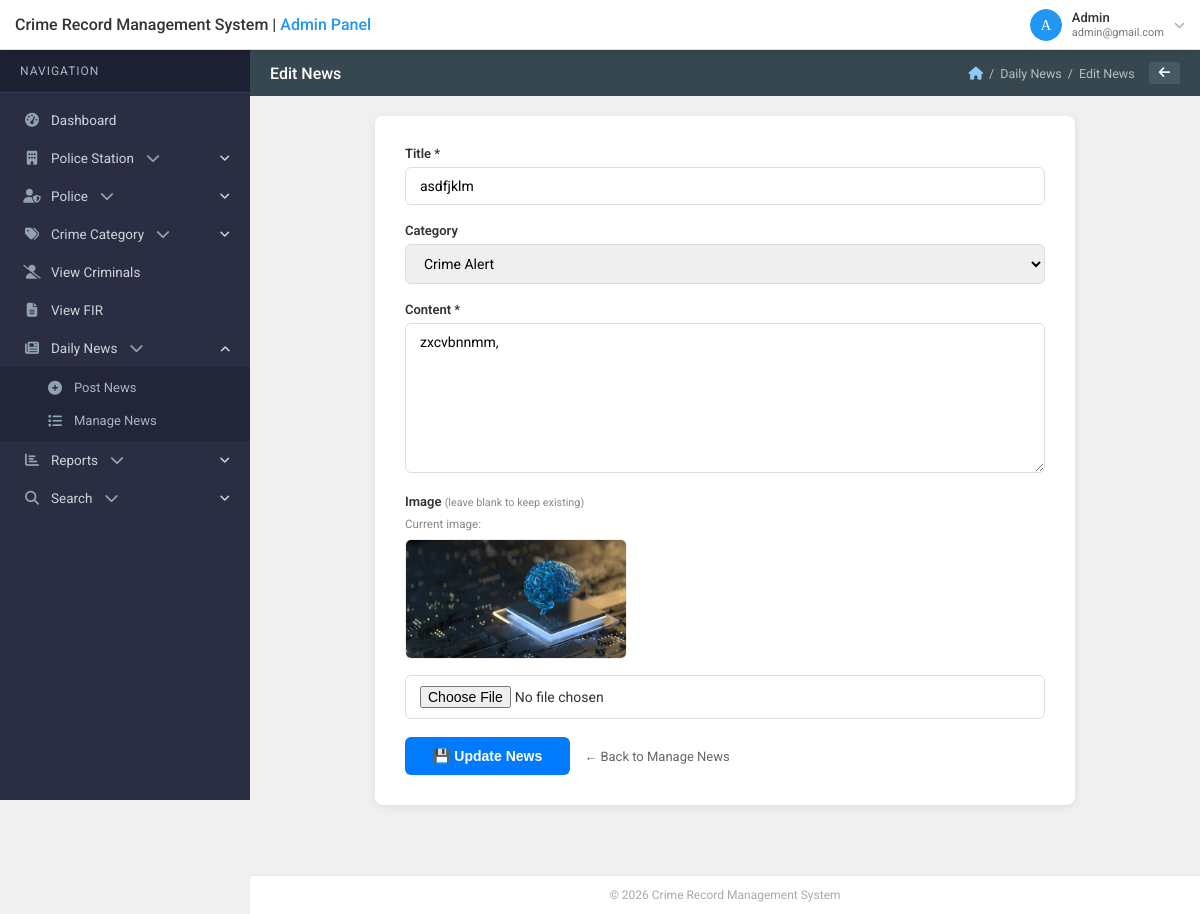
The app's page /reports/admin/edit_news.php?id=6 (signed in) with its own data.
### tables this page shows
CREATE TABLE `news` (
  `id` int(11) NOT NULL,
  `title` varchar(255) NOT NULL,
  `content` text NOT NULL,
  `image` varchar(255) DEFAULT NULL,
  `category` enum('General','Crime Alert','Missing Person','Notice','Update') DEFAULT 'General',
  `posted_by` int(11) NOT NULL,
  `posted_by_role` enum('admin','police') NOT NULL,
  `posted_by_name` varchar(100) NOT NULL,
  `station_id` int(11) DEFAULT NULL,
  `is_active` tinyint(1) DEFAULT 1,
  `created_at` datetime DEFAULT current_timestamp(),
  `updated_at` datetime DEFAULT current_timestamp() ON UPDATE current_timestamp()
);

### reports/admin/edit_news.php (the view, shortened to what this page needs)
<?php
require_once '../includes/config.php';
$id = (int)($_GET['id'] ?? 0);
$news = mysqli_fetch_assoc(mysqli_query($con, "SELECT * FROM news WHERE id=$id"));
include '../includes/admin-header.php';
?>
<div class="news-form-card">
    <form method="POST" enctype="multipart/form-data">
        <div class="form-group">
            <label>Title *</label>
            <input type="text" name="title"
                   value="<?= htmlspecialchars($news['title']) ?>"
                   required maxlength="255">
        </div>
        <div class="form-group">
            <label>Category</label>
            <select name="category">
                <?php foreach (['General','Crime Alert','Missing Person','Notice','Update'] as $cat): ?>
                    <option value="<?= $cat ?>" <?= $news['category'] === $cat ? 'selected' : '' ?>>
                        <?= $cat ?>
                    </option>
                <?php endforeach; ?>
            </select>
        </div>
        <div class="form-group">
            <label>Content *</label>
            <textarea name="content" required><?= htmlspecialchars($news['content']) ?></textarea>
        </div>
        <div class="form-group">
            <label>Image <small style="font-weight:400;color:#888;">(leave blank to keep existing)</small></label>
            <?php if ($news['image']): ?>
                <div class="current-img">
                    <small style="color:#888;">Current image:</small>
                    <img src="../uploads/news/<?= htmlspecialchars($news['image']) ?>" alt="Current image">
                </div>
                <br>
            <?php endif; ?>
            <input type="file" name="image" accept="image/*">
        </div>
        <button type="submit" class="btn-update">💾 Update News</button>
        <a href="manage_news.php" style="color:#666; font-size:13px;">← Back to Manage News</a>
    </form>
</div>
<?php include '../includes/admin-footer.php'; ?>

### reports/css/style.css (style rules this page uses)
* { box-sizing:border-box; margin:0; padding:0; }
body { font-family:'Roboto',sans-serif; font-size:14px; background:#f0f0f0; color:#333; }
a { text-decoration:none; color:inherit; }
.form-group { margin-bottom:16px; }

### reports/admin/edit_news.php (style rules this page uses)
.news-form-card { background: #fff; border-radius: 8px; padding: 30px; box-shadow: 0 2px 8px rgba(0,0,0,0.08); max-width: 700px; margin: 0 auto 30px; }
.form-group { margin-bottom: 18px; }
.form-group label { display: block; font-weight: 600; margin-bottom: 6px; color: #333; font-size: 13px; }
.form-group input, .form-group select, .form-group textarea { width: 100%; padding: 10px 14px; border: 1px solid #ddd; border-radius: 6px; font-size: 14px; box-sizing: border-box; font-family: inherit; }
.form-group textarea { height: 150px; resize: vertical; }
.btn-update { background: #007bff; color: #fff; border: none; padding: 11px 28px; border-radius: 6px; cursor: pointer; font-size: 14px; font-weight: 600; }
.current-img img { max-height: 120px; border-radius: 6px; border: 1px solid #eee; margin-top: 8px; display: block; }

### records on screen
news: title "asdfjklm", category "Crime Alert", content "zxcvbnnmm,", image (picture)

### other values on screen
$admin_name "Admin"
$admin_email "admin@gmail.com"
$page_title "Edit News"
$b['label'] "Daily News"
$b['label'] "Edit News"
